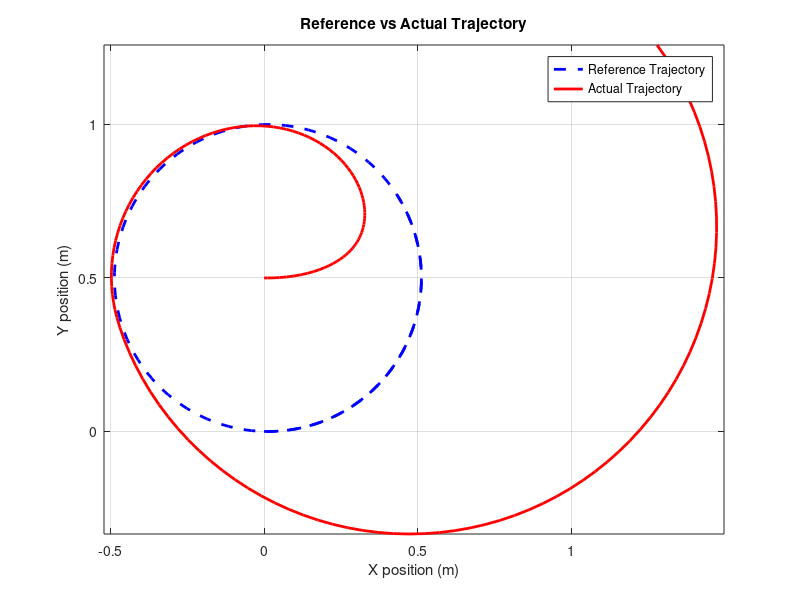
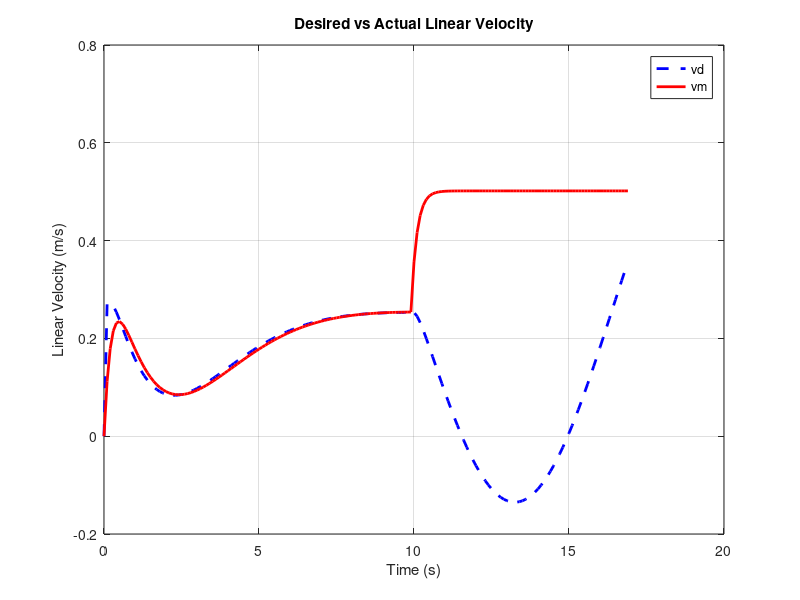
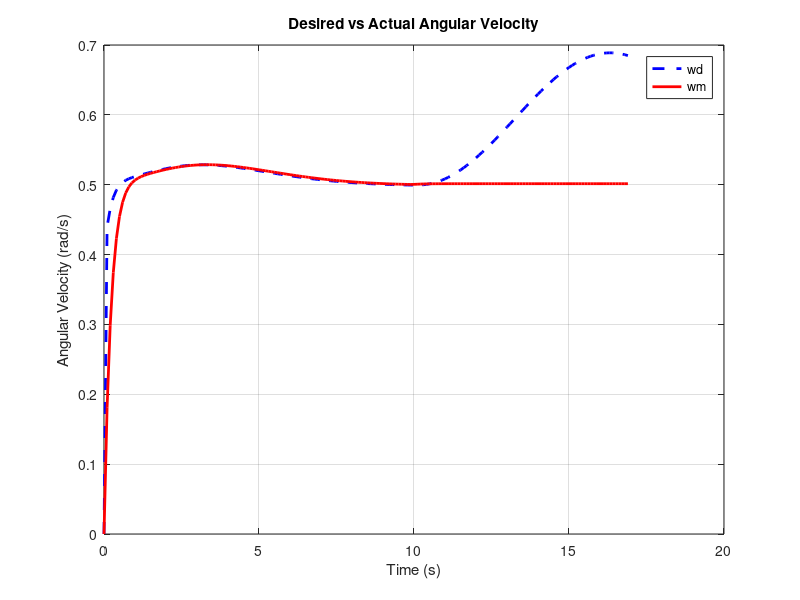
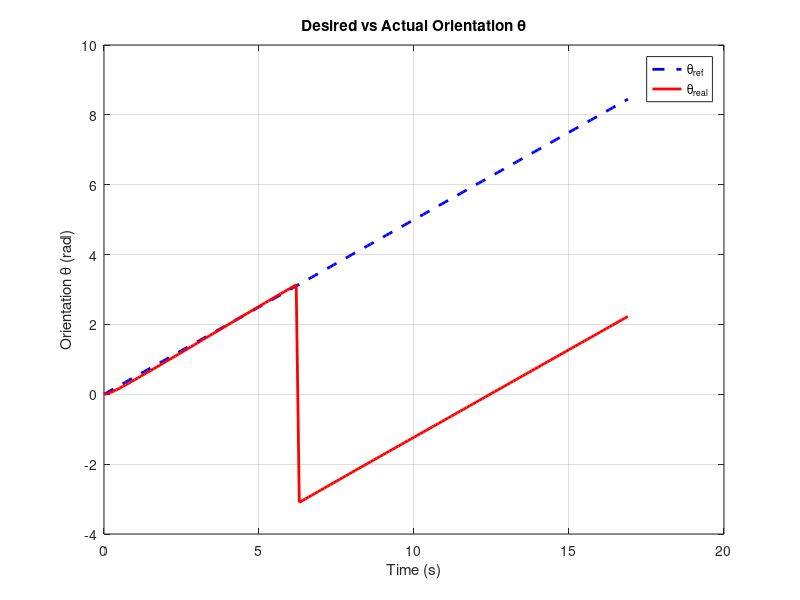

Write MATLAB code to recreate these figures, in order.
%% Starting control
clear
clc
N = 170;                 % Number of Iterations
T = 0.1;                 % Sampling time (sec.)

Vr = 0.25;               % Reference Linear velocity (m/s)
Wr = 0.5;                % Reference Angular velocity (rad/s)

% Initialize reference trajectory
xr = zeros(1, N);
yr = zeros(1, N);
theta_r = zeros(1, N);

% Initial conditions for reference
xr(1) = 0;
yr(1) = 0;
theta_r(1) = 0;

% Initialize robot measured states
xm = zeros(1, N); 
ym = zeros(1, N); 
theta_m = zeros(1, N);  

xm(1) = 0;
ym(1) = 0.5;   % along Y-axis
theta_m(1) = 0;

% Initialize dynamic model states
vm = zeros(1,N);    % actual linear velocity
wm = zeros(1,N);    % actual angular velocity

% Initialize vm_dot, wm_dot
vm_dot = zeros(1,N);
wm_dot = zeros(1,N);

% Control gains
kx = 0.8;
ky = 0.8;
kth = 0.8;

% Save desired velocities
vd = zeros(1,N);
wd = zeros(1,N);

%% Parameters for dynamic model
k1 = 0.24089;
k2 = 0.2424;
k3 = -0.00093603;
k4 = 0.99629;
k5 = -0.0057256;
k6 = 1;

%% MAIN LOOP
for k = 2:N
    %% -------- Generate Reference Trajectory --------
    theta = theta_r(k-1);      % current reference orientation
    
    dx = cos(theta) * Vr * T;    % delta x
    dy = sin(theta) * Vr * T;    % delta y
    d_theta = Wr * T;            % delta theta
    
    xr(k) = xr(k-1) + dx;        
    yr(k) = yr(k-1) + dy;        
    theta_r(k) = theta_r(k-1) + d_theta;   
    
    %% -------- Kinematic Controller to compute vd, wd --------
    
    % Tracking error in robot frame
    ex = ( (xr(k) - xm(k-1)) * cos(theta_m(k-1)) ) + ( (yr(k) - ym(k-1)) * sin(theta_m(k-1)) );
    ey = -( (xr(k) - xm(k-1)) * sin(theta_m(k-1)) ) + ( (yr(k) - ym(k-1)) * cos(theta_m(k-1)) );
    etheta = theta_r(k) - theta_m(k-1);
    
    % Normalize etheta
    etheta = atan2(sin(etheta), cos(etheta));
    
    % Compute desired linear and angular velocities
    vd(k) = (kx * ex) + (Vr * cos(etheta));
    wd(k) = (ky * Vr * ey) + Wr + (kth * sin(etheta));
    
    %% -------- Dynamic model --------
    vc=vd(k);
    wc=wd(k);
     % Applying disturbance
    if k>100
        vc=0.5;   % disturbance value for Linear velocity
        wc=0.5;   % disturbance value for Angular velocity
    end
    vm_dot(k) = ( (k3/k1) * (wm(k-1)^2) ) - ( (k4/k1) * vm(k-1) ) + (vc/k1);
    wm_dot(k) = - ( (k5/k2) * (vm(k-1)*wm(k-1)) ) - ( (k6/k2) * wm(k-1) ) + (wc/k2);
    
    % Integrate to update vm and wm
    vm(k) = vm(k-1) + vm_dot(k) * T;
    wm(k) = wm(k-1) + wm_dot(k) * T;
    
    %% -------- Update robot position --------
    % Robot motion
    dxm = vm(k) * cos(theta_m(k-1)) * T;
    dym = vm(k) * sin(theta_m(k-1)) * T;
    
    xm(k) = xm(k-1) + dxm;
    ym(k) = ym(k-1) + dym;
    theta_m(k) = theta_m(k-1) + wm(k) * T;
    
    % Normalize theta_m
    theta_m(k) = atan2(sin(theta_m(k)), cos(theta_m(k)));
end

%% -------- Plot results --------

% 1. Desired vs Actual Trajectory
figure;
plot(xr, yr, 'b--', 'LineWidth', 2); hold on;
plot(xm, ym, 'r-', 'LineWidth', 2);
xlabel('X position (m)');
ylabel('Y position (m)');
title('Reference vs Actual Trajectory');
legend('Reference Trajectory','Actual Trajectory');
axis equal;
grid on;

% 2. Desired vs Actual Linear Velocity
figure;
plot((0:N-1)*T, vd, 'b--', 'LineWidth', 2); hold on;
plot((0:N-1)*T, vm, 'r-', 'LineWidth', 2);
ylabel('Linear Velocity (m/s)');
xlabel('Time (s)');
title('Desired vs Actual Linear Velocity');
legend('vd','vm');
grid on;

% 3. Desired vs Actual Angular Velocity
figure;
plot((0:N-1)*T, wd, 'b--', 'LineWidth', 2); hold on;
plot((0:N-1)*T, wm, 'r-', 'LineWidth', 2);
ylabel('Angular Velocity (rad/s)');
xlabel('Time (s)');
title('Desired vs Actual Angular Velocity');
legend('wd','wm');
grid on;

% 4. Desired vs Actual Theta (Orientation)
figure;
plot((0:N-1)*T, theta_r, 'b--', 'LineWidth', 2); hold on;
plot((0:N-1)*T, theta_m, 'r-', 'LineWidth', 2);
ylabel('Orientation \theta (rad)');
xlabel('Time (s)');
title('Desired vs Actual Orientation \theta');
legend('\theta_{ref}','\theta_{real}');
grid on;
